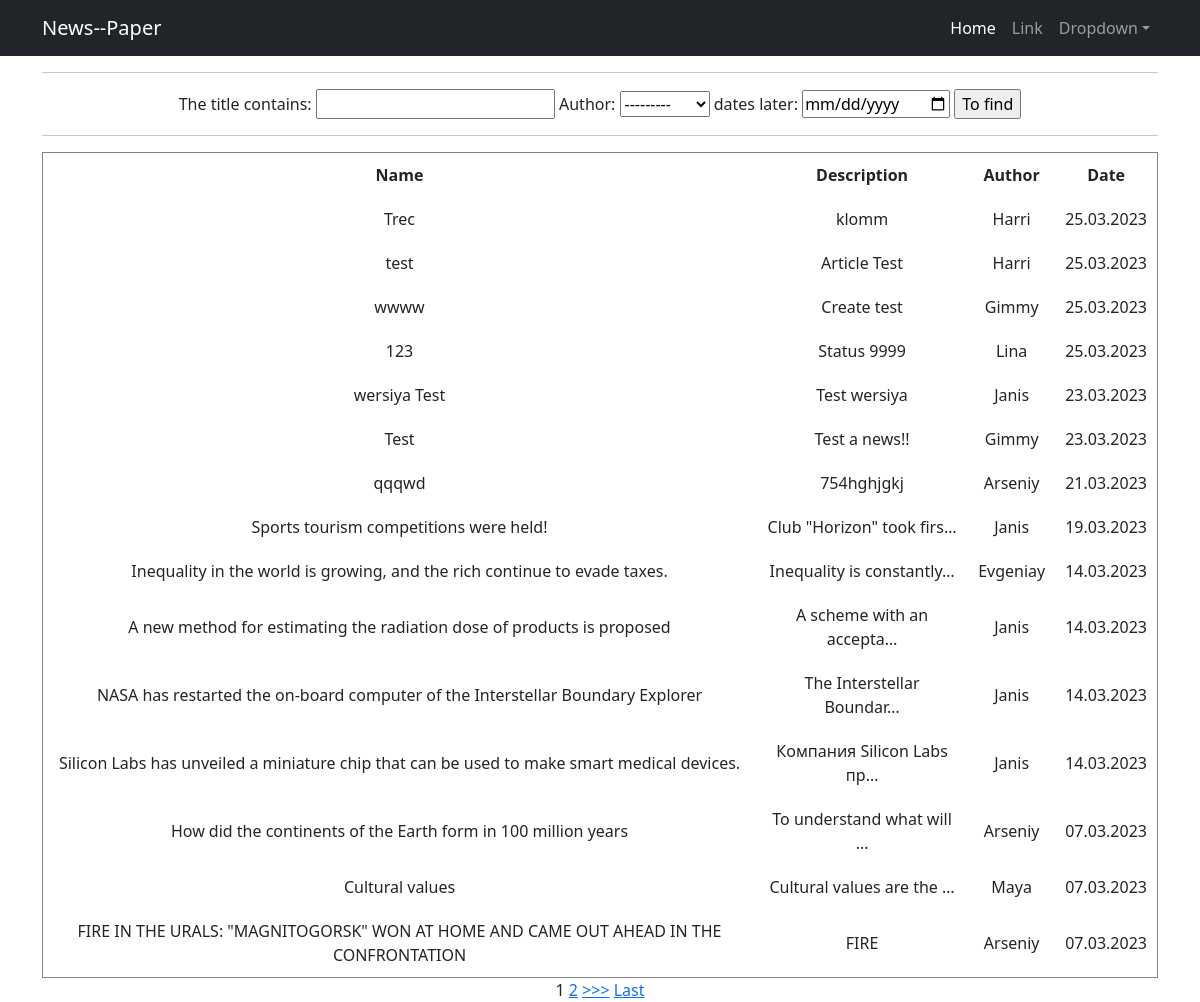
The app's page /news/search/ with its own data.
### news/models.py (models this page shows, shortened)
class Post(models.Model):
    objects = None
    author = models.ForeignKey(Author, on_delete=models.CASCADE)
    typContent = [('Article', 'Article'), ('News', 'News')]
    newsArticle = models.CharField(choices=typContent, max_length=7, default='News')
    dateTime = models.DateTimeField(auto_now_add=True)
    category = models.ManyToManyField(Category, through='PostCategory')
    title = models.CharField(max_length=255)
    text = models.TextField()
    rating = models.SmallIntegerField(default=0)

class Author(models.Model):
    user = models.OneToOneField(User, on_delete=models.CASCADE)
    authorRating = models.SmallIntegerField(default=0)
    def __str__(self):
        return f'{self.user}'

### news/views.py (the view)
# urls.py: path('search/', PostSearch.as_view(), name='post_search'),
class PostSearch(ListView):
    model = Post
    template_name = 'news/search.html'
    context_object_name = 'search'
    queryset = Post.objects.order_by('-dateTime')
    paginate_by = 10
    def get_context_data(self, **kwargs):
        context = super().get_context_data(**kwargs)
        context['time_now'] = datetime.utcnow()
        context['value1'] = None
        context['filter'] = PostFilter(self.request.GET, queryset=self.get_queryset())
        return context

### news/templatetags/custom_filters.py (called while the page is built)
@register.filter(name='censor')
def censor(value):
    sent = value.split()
    for i in bad_words:
        for words in sent:
            if i in words:
                pos = sent.index(words)
                sent.remove(words)
                sent.insert(pos, '*' * len(i))
    return " ".join(sent)

### templates/news/search.html (shortened to what this page needs)
{% extends 'default.html' %}
{% load custom_filters %}
{% block content %}
<hr>
    <form method="GET">
        {{ filter.form }}
        <input type="submit" value="To find">
    </form>
<hr>
            <table cellspacing="5" cellpadding="10" border="1" width="100%">
                <tr>
                    <td>
                        <b>Name</b>
                    </td>
                    <td>
                        <b>Description</b>
                    </td>
                    <td>
                        <b>Author</b>
                    </td>
                    <td>
                        <b>Date</b>
                    </td>
                </tr>
                {% for j in filter.qs %}
                <tr>
                    <td>
                        {{ j.title|censor }}
                    </td>
                    <td>
                        {{ j.text|truncatechars:25|censor}}
                    </td>
                    <td>
                        {{ j.author }}
                    </td>
                    <td>
                        {{ j.dateTime|date:"d.m.Y" }}
                    </td>
                </tr>
                {% endfor %}
            </table>
{% if is_paginated %}
    {% for num in page_obj.paginator.page_range %}
        {% if page_obj.number == num %}
            <a>{{ num }}</a>
        {% elif num > page_obj.number|add:'-3' and num < page_obj.number|add:'3' %}
            <a href="?page={{ num }}">{{ num }}</a>
        {% endif %}
    {% endfor %}
    {% if page_obj.has_next %}
        <a href="?page={{ page_obj.next_page_number }}">>>></a>
        <a href="?page={{ page_obj.paginator.num_pages }}">Last</a>
    {% endif %}
{% endif %}
{% endblock content %}

### records on screen
Post: title|censor "Trec", text|censor "klomm", author "Harri", dateTime "25.03.2023"
Post: title|censor "test", text|censor "Article Test", author "Harri", dateTime "25.03.2023"
Post: title|censor "wwww", text|censor "Create test", author "Gimmy", dateTime "25.03.2023"
Post: title|censor "123", text|censor "Status 9999", author "Lina", dateTime "25.03.2023"
Post: title|censor "wersiya Test", text|censor "Test wersiya", author "Janis", dateTime "23.03.2023"
Post: title|censor "Test", text|censor "Test a news!!", author "Gimmy", dateTime "23.03.2023"
Post: title|censor "qqqwd", text|censor "754hghjgkj", author "Arseniy", dateTime "21.03.2023"
Post: title|censor "Sports tourism competitions were held!", text|censor "Club \"Horizon\" took firs…", author "Janis", dateTime "19.03.2023"
Post: title|censor "Inequality in the world is growing, and the rich continue to evade taxes.", text|censor "Inequality is constantly…", author "Evgeniay", dateTime "14.03.2023"
Post: title|censor "A new method for estimating the radiation dose of products is proposed", text|censor "A scheme with an accepta…", author "Janis", dateTime "14.03.2023"
Post: title|censor "NASA has restarted the on-board computer of the Interstellar Boundary Explorer", text|censor "The Interstellar Boundar…", author "Janis", dateTime "14.03.2023"
Post: title|censor "Silicon Labs has unveiled a miniature chip that can be used to make smart medical devices.", text|censor "Компания Silicon Labs пр…", author "Janis", dateTime "14.03.2023"
Post: title|censor "How did the continents of the Earth form in 100 million years", text|censor "To understand what will …", author "Arseniy", dateTime "07.03.2023"
Post: title|censor "Cultural values", text|censor "Cultural values are the …", author "Maya", dateTime "07.03.2023"
Post: title|censor "FIRE IN THE URALS: \"MAGNITOGORSK\" WON AT HOME AND CAME OUT AHEAD IN THE CONFRONTATION", text|censor "FIRE", author "Arseniy", dateTime "07.03.2023"

### other values on screen
{{ num }} "1"
{{ num }} "2"
